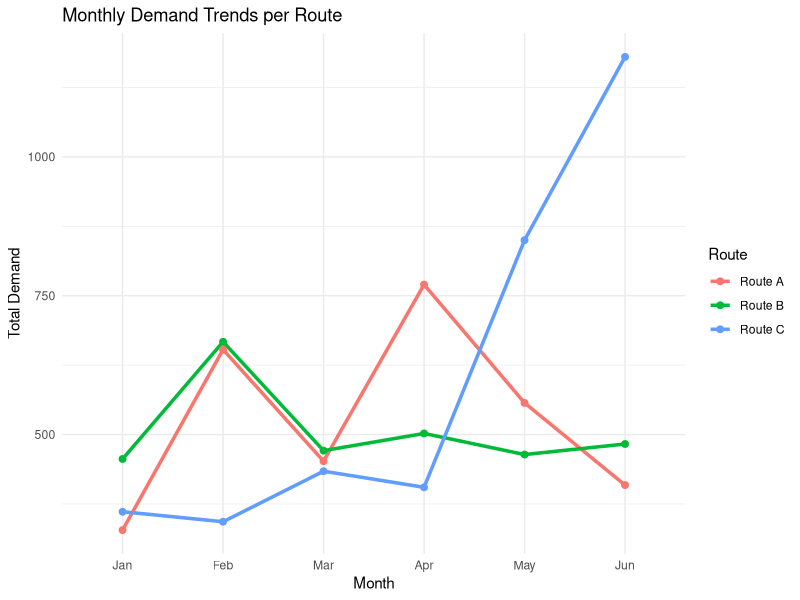
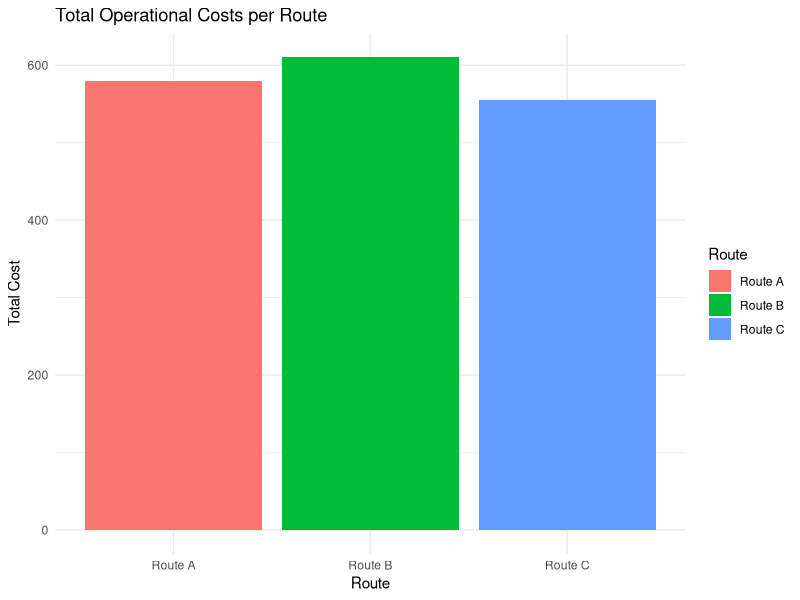
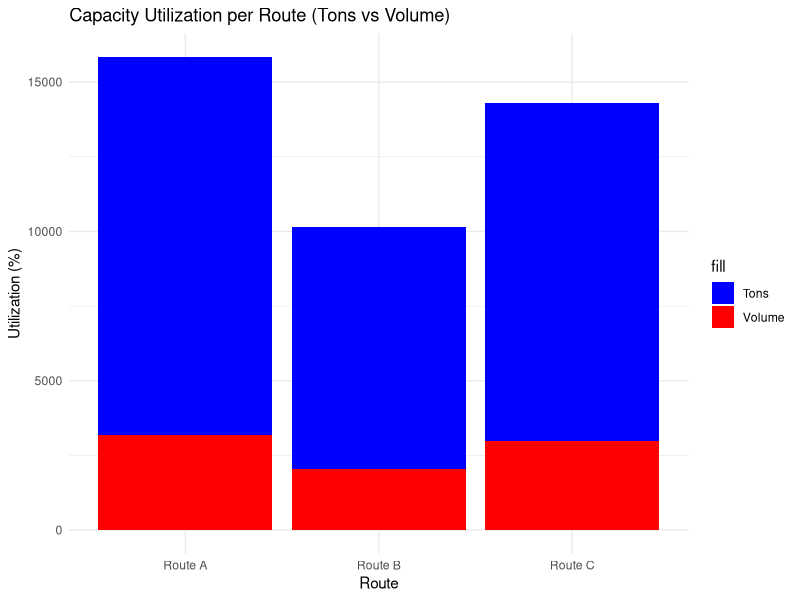

Generate these figures, in order, with R:
## ---- chunk 1

# Libraries
library(dplyr)
library(ggplot2)

## ---- chunk 2

# Generate demand forecasts 
set.seed(123)
routes <- c("Route A", "Route B", "Route C")
months <- c("Jan", "Feb", "Mar", "Apr", "May", "Jun")
demand_data <- data.frame(
  Route = sample(routes, 100, replace = TRUE),
  Month = sample(months, 100, replace = TRUE),
  Demand = round(rnorm(100, mean = 100, sd = 20))
)

# Generate operational costs 
fuel_cost <- rnorm(length(routes), mean = 2, sd = 0.2)  # fuel cost per mile/km
labor_cost <- rnorm(length(routes), mean = 20, sd = 5)   # labor cost per hour
maintenance_cost <- rnorm(length(routes), mean = 500, sd = 100)  # maintenance cost per vehicle

operational_costs <- data.frame(
  Route = routes,
  Fuel_Cost = fuel_cost,
  Labor_Cost = labor_cost,
  Maintenance_Cost = maintenance_cost
)

# Example route capacities and constraints (static data)
route_capacities <- data.frame(
  Route = routes,
  Capacity_Tons = c(20, 30, 25),  # Example capacity in tons
  Capacity_Volume = c(100, 150, 120)  # Example capacity in cubic meters
)

## ---- chunk 3

# Convert Month to a factor with the levels in the correct order
demand_data$Month <- factor(demand_data$Month, levels = c("Jan", "Feb", "Mar", "Apr", "May", "Jun"))

# Summary statistics for demand per route
demand_summary <- demand_data %>%
  group_by(Route) %>%
  summarise(
    Mean_Demand = mean(Demand),
    Median_Demand = median(Demand),
    SD_Demand = sd(Demand),
    Total_Demand = sum(Demand)
  )

print(demand_summary)

# Monthly demand trends for each route
monthly_demand <- demand_data %>%
  group_by(Route, Month) %>%
  summarise(Total_Demand = sum(Demand))

# Plot monthly demand trends
ggplot(monthly_demand, aes(x = Month, y = Total_Demand, color = Route, group = Route)) +
  geom_line(size = 1.2) +
  geom_point(size = 2) +
  labs(title = "Monthly Demand Trends per Route",
       x = "Month",
       y = "Total Demand") +
  theme_minimal()

## ---- chunk 4

# Calculate total operational costs per route
operational_costs <- operational_costs %>%
  mutate(Total_Cost = Fuel_Cost + Labor_Cost + Maintenance_Cost)

print(operational_costs)

# Plot total costs per route
ggplot(operational_costs, aes(x = Route, y = Total_Cost, fill = Route)) +
  geom_bar(stat = "identity") +
  labs(title = "Total Operational Costs per Route",
       x = "Route",
       y = "Total Cost") +
  theme_minimal()

## ---- chunk 5

# Join demand data with route capacities
capacity_utilization <- demand_summary %>%
  left_join(route_capacities, by = "Route") %>%
  mutate(
    Utilization_Tons = (Total_Demand / Capacity_Tons) * 100,  # Utilization in percentage
    Utilization_Volume = (Total_Demand / Capacity_Volume) * 100
  )

print(capacity_utilization)

# Plot capacity utilization
ggplot(capacity_utilization, aes(x = Route)) +
  geom_bar(aes(y = Utilization_Tons, fill = "Tons"), stat = "identity", position = "dodge") +
  geom_bar(aes(y = Utilization_Volume, fill = "Volume"), stat = "identity", position = "dodge") +
  labs(title = "Capacity Utilization per Route (Tons vs Volume)",
       x = "Route",
       y = "Utilization (%)") +
  scale_fill_manual(values = c("Tons" = "blue", "Volume" = "red")) +
  theme_minimal()

